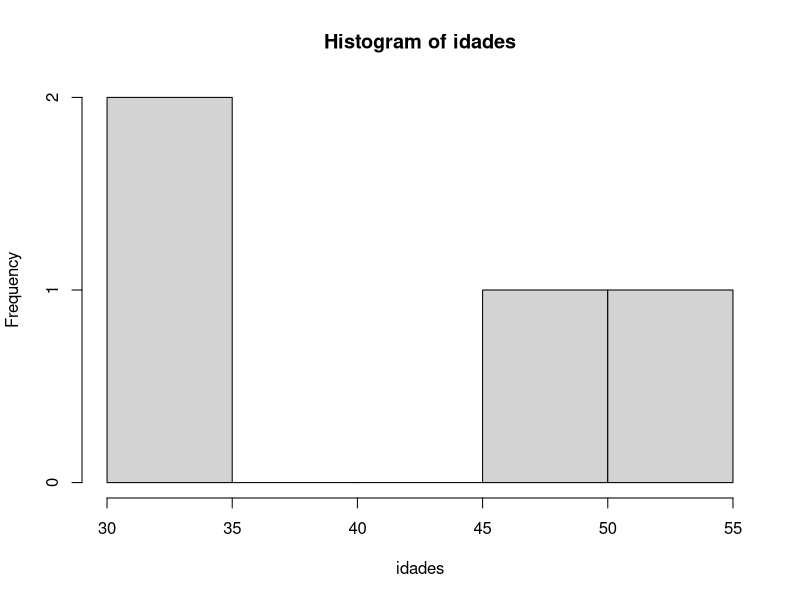

This figure's R source:
família <- c("Maria", "Cláudio", "Juninho", "Ligia")
print(família[1])
print(família[4])
idades <- c(48,51,33,31)
print (idades[1])
idades
família
print(família)
print(família)
print (idades)
teste <- c(família,idades)
print(teste)
mean(idades)
sd(idades)
hist(idades)
k <- 0
x <- c(1,2,3,4,5,6,7,8,9,10)
for (n in x){
  print (n)
  if(n %% 2==0){
    k<-k+1
  }
}
print(k)
